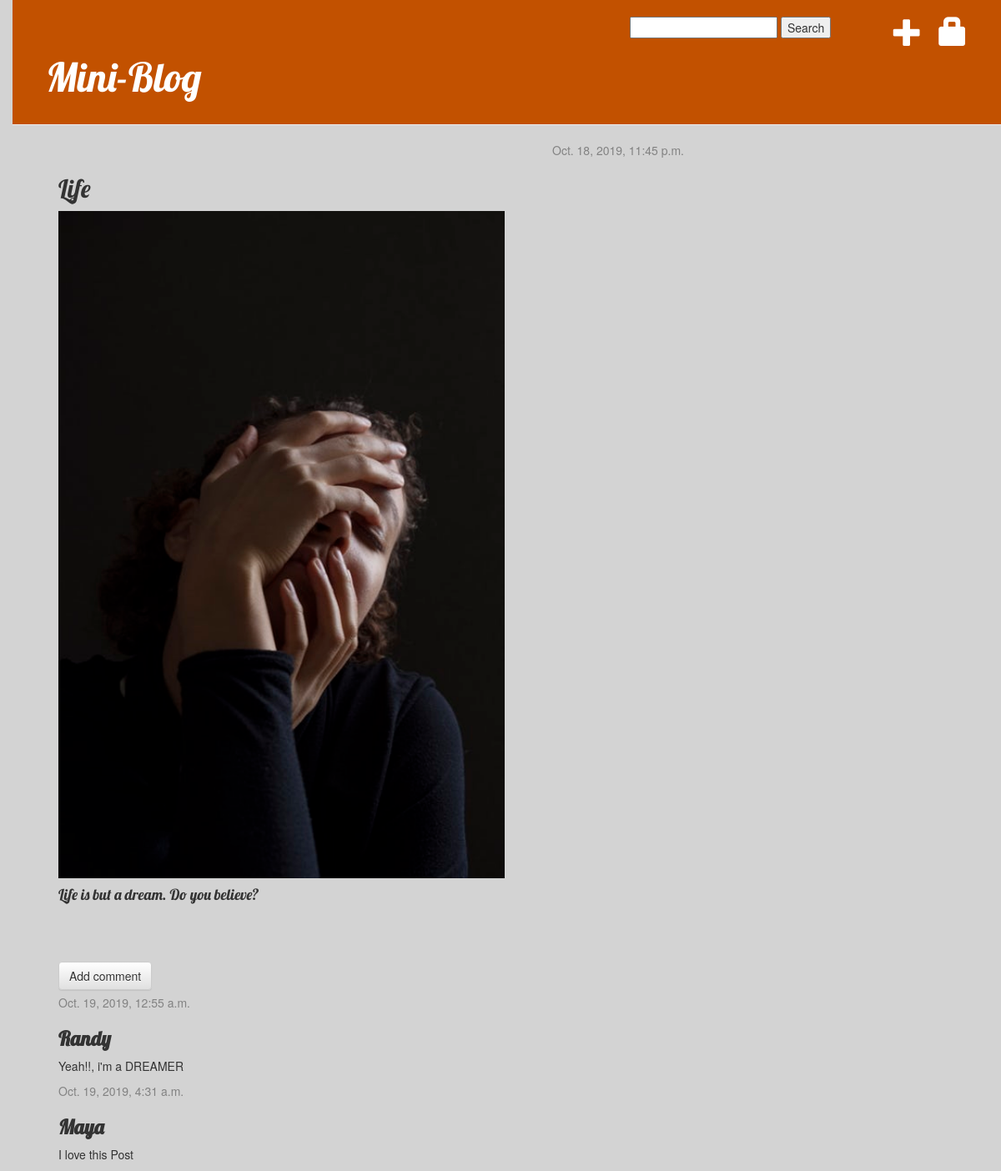
The app's page /post/1/ with its own data.
### blog/models.py (models this page shows, shortened)
class Post(models.Model):
    author = models.ForeignKey(settings.AUTH_USER_MODEL, on_delete=models.CASCADE)
    title = models.CharField(max_length=200)
    text = RichTextField(blank=True, null=True)
    created_date = models.DateTimeField(default = timezone.now)
    published_date = models.DateTimeField(blank=True, null=True)
    image = models.ImageField(upload_to=upload_location, null=True, blank=True, height_field='height_field', width_field='width_field')
    height_field = models.IntegerField(default=0)
    width_field = models.IntegerField(default=0)

class Comment(models.Model):
    post = models.ForeignKey('blog.Post', on_delete=models.CASCADE, related_name='comments')#related_names allows us access within the Post model
    author = models.CharField(max_length=200)
    text = RichTextField(blank=True, null=True)
    created_date = models.DateTimeField(default=timezone.now)
    approved_comment = models.BooleanField(default=False)

### blog/views.py (the view)
# urls.py: path('post/<int:pk>/', views.PostDetail.as_view(), name='post_detail'),
class PostDetail(DetailView):
    model = Post
    template_name = 'blog/post_detail.html'
    context_object_name = 'post'

### blog/templates/blog/post_detail.html (shortened to what this page needs)
{% extends 'blog/base.html' %}
{% block content %}
<div class="post">
    {% if post.published_date %}
    <div class="date text-right">
        {{ post.published_date }}
    </div>
    {% else %}
        <a class="btn btn-default" href="{% url 'blog:post_publish' pk=post.pk %}">Publish</a>
    {% endif %}
    <h2>{{ post.title|title }}</h2>
    {% if post.image %}
    <img src="{{ post.image.url }}" class = "img-responsive" style="height:100vh;">
    {% endif %}
    <h4><p>{{ post.text|safe }}</p></h4>
</div>
<a class="btn btn-default" href="{% url 'blog:add_comment_to_post' pk=post.pk %}">Add comment</a>
{% for comment in post.comments.all %}
    {% if user.is_authenticated or comment.approved_comment %}
    <div class="comment">
        <div class="date">
        {{ comment.created_date }}
        </div>
        <h3><strong>{{ comment.author }}</strong></h3>
        <p>{{ comment.text|safe }}</p>
    </div>
    {% endif %}
{% empty %}
    <p>No comments here yet :(</p>
{% endfor %}
{% endblock %}

### blog/static/blog/css/blog.css (style rules this page uses)
body { background-color: lightgrey; padding-left: 15px; }
h1, h2, h3, h4 { font-family: 'Lobster', cursive; }
.date { color: #828282; }
.post { margin-bottom: 70px; }
.comment { margin-top:5px; }

### records on screen
Post: published_date "Oct. 18, 2019, 11:45 p.m.", title "Life", image (picture), text "Life is but a dream. Do you believe?"
Comment: created_date "Oct. 19, 2019, 12:55 a.m.", author "Randy", text "Yeah!!, i'm a DREAMER"
Comment: created_date "Oct. 19, 2019, 4:31 a.m.", author "Maya", text "I love this Post"
